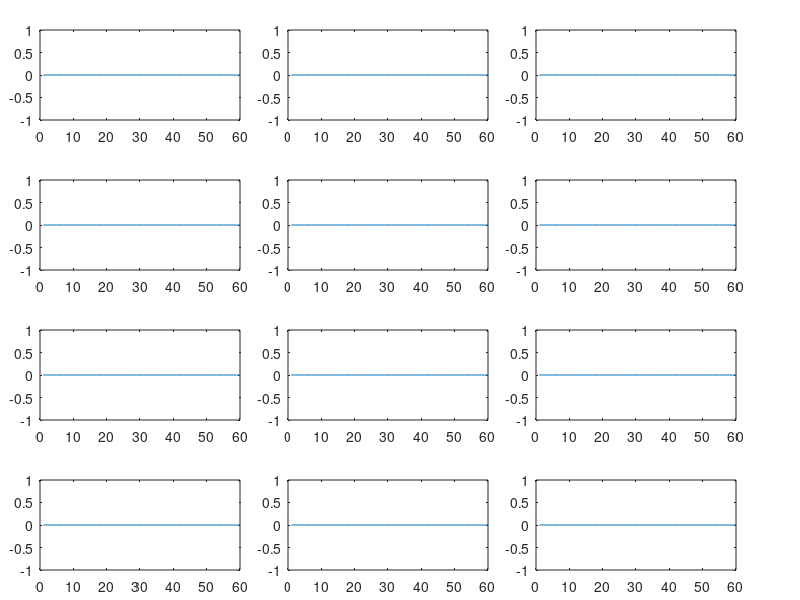

Source code (MATLAB): (Note: this script raises an error after producing the figure.)
plotHandles.fig = figure('Name', 'Housekeeping Data', 'NumberTitle','off', ...
                'WindowState', 'fullscreen', 'Tag', 'hkFig');
           
% plotHandles = struct('hk0',[],'hk1',[],'hk2',[],'hk3',[],'hk4',[], ...
%                      'hk5',[],'hk6',[],'hk7',[],'hk8',[],'hk9',[], ...
%                      'hk10',[],'hk11',[]);
%                  
% leftJustify = {0.05,0.36,0.67};
% upJustify = {0.80,0.55,0.3,0.05};
% width = 0.25;
% height = 0.15;
% 
% for i = 1:12
%     
% end
            
% column 1            
plotHandles.hk0 = axes('Parent', plotHandles.fig, 'Position', [0.05 0.80 0.25 0.15], ...
                        'XLim', [0 60], 'XLimMode', 'manual');
                    
plotHandles.hk1 = axes('Parent', plotHandles.fig, 'Position', [0.05 0.55 0.25 0.15], ...
                        'XLim', [0 60], 'XLimMode', 'manual');
                    
plotHandles.hk2 = axes('Parent', plotHandles.fig, 'Position', [0.05 0.3 0.25 0.15], ...
                        'XLim', [0 60], 'XLimMode', 'manual');
                    
plotHandles.hk3 = axes('Parent', plotHandles.fig, 'Position', [0.05 0.05 0.25 0.15], ...
                        'XLim', [0 60], 'XLimMode', 'manual');
                    
                    
% column 2                    
plotHandles.hk4 = axes('Parent', plotHandles.fig, 'Position', [0.36 0.80 0.25 0.15], ...
                        'XLim', [0 60], 'XLimMode', 'manual');
                    
plotHandles.hk5 = axes('Parent', plotHandles.fig, 'Position', [0.36 0.55 0.25 0.15], ...
                        'XLim', [0 60], 'XLimMode', 'manual');
                    
plotHandles.hk6 = axes('Parent', plotHandles.fig, 'Position', [0.36 0.3 0.25 0.15], ...
                        'XLim', [0 60], 'XLimMode', 'manual');
                    
plotHandles.hk7 = axes('Parent', plotHandles.fig, 'Position', [0.36 0.05 0.25 0.15], ...
                        'XLim', [0 60], 'XLimMode', 'manual');

                    
% column 3                    
plotHandles.hk8 = axes('Parent', plotHandles.fig, 'Position', [0.67 0.80 0.25 0.15], ...
                        'XLim', [0 60], 'XLimMode', 'manual');
                    
plotHandles.hk9 = axes('Parent', plotHandles.fig, 'Position', [0.67 0.55 0.25 0.15], ...
                        'XLim', [0 60], 'XLimMode', 'manual');
                    
plotHandles.hk10 = axes('Parent', plotHandles.fig, 'Position', [0.67 0.3 0.25 0.15], ...
                        'XLim', [0 60], 'XLimMode', 'manual');
                    
plotHandles.hk11 = axes('Parent', plotHandles.fig, 'Position', [0.67 0.05 0.25 0.15], ...
                        'XLim', [0 60], 'XLimMode', 'manual');
                   

% create line handles
xtmp = linspace(1,60,60);
ytmp = zeros(1,60);
plotHandles.lnHK0 = plot(plotHandles.hk0, xtmp, ytmp);
plotHandles.lnHK1 = plot(plotHandles.hk1, xtmp, ytmp);
plotHandles.lnHK2 = plot(plotHandles.hk2, xtmp, ytmp);
plotHandles.lnHK3 = plot(plotHandles.hk3, xtmp, ytmp);
plotHandles.lnHK4 = plot(plotHandles.hk4, xtmp, ytmp);
plotHandles.lnHK5 = plot(plotHandles.hk5, xtmp, ytmp);
plotHandles.lnHK6 = plot(plotHandles.hk6, xtmp, ytmp);
plotHandles.lnHK7 = plot(plotHandles.hk7, xtmp, ytmp);
plotHandles.lnHK8 = plot(plotHandles.hk8, xtmp, ytmp);
plotHandles.lnHK9 = plot(plotHandles.hk9, xtmp, ytmp);
plotHandles.lnHK10 = plot(plotHandles.hk10, xtmp, ytmp);
plotHandles.lnHK11 = plot(plotHandles.hk11, xtmp, ytmp);

% axes properties
plotHandles.hk0.Title.String = '+1V2';
plotHandles.hk1.Title.String = 'TSens';
plotHandles.hk2.Title.String = 'TRef';
plotHandles.hk3.Title.String = 'TBrd';
plotHandles.hk4.Title.String = 'V+';
plotHandles.hk5.Title.String = 'VIn';
plotHandles.hk6.Title.String = 'Ref/2';
plotHandles.hk7.Title.String = 'IIn';
plotHandles.hk8.Title.String = 'HK8';
plotHandles.hk9.Title.String = 'HK9';
plotHandles.hk10.Title.String = 'HK10';
plotHandles.hk11.Title.String = 'HK11';

plotHandles.hk0.XLabel.String = 'Seconds ago';